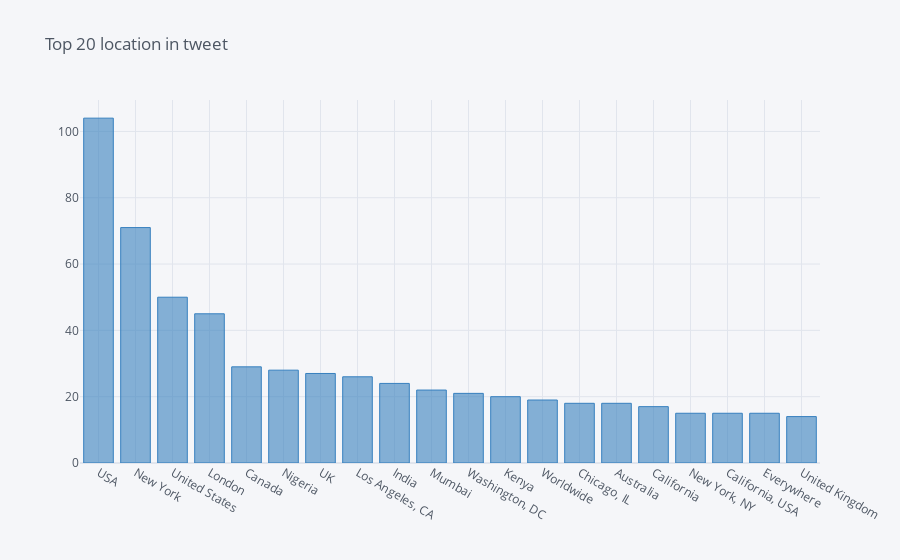

Source (notebook cell):
### Code cell
train.location.value_counts()[:20].iplot(kind='bar', title='Top 20 location in tweet', color='blue')  # Check the top 15 locations

### Figure 1 — Plotly figure (JSON) as saved in the notebook; plotly's stock layout.template omitted (floating-point values rounded to 4 significant figures)
{"data": [{"marker": {"color": "rgba(55, 128, 191, 0.6)", "line": {"color": "rgba(55, 128, 191, 1.0)", "width": 1}}, "name": "location", "orientation": "v", "text": "", "type": "bar", "x": ["USA", "New York", "United States", "London", "Canada", "Nigeria", "UK", "Los Angeles, CA", "India", "Mumbai", "Washington, DC", "Kenya", "Worldwide", "Chicago, IL", "Australia", "California", "New York, NY", "California, USA", "Everywhere", "United Kingdom"], "y": [104, 71, 50, 45, 29, 28, 27, 26, 24, 22, 21, 20, 19, 18, 18, 17, 15, 15, 15, 14]}], "layout": {"legend": {"bgcolor": "#F5F6F9", "font": {"color": "#4D5663"}}, "paper_bgcolor": "#F5F6F9", "plot_bgcolor": "#F5F6F9", "title": {"font": {"color": "#4D5663"}, "text": "Top 20 location in tweet"}, "xaxis": {"gridcolor": "#E1E5ED", "showgrid": true, "tickfont": {"color": "#4D5663"}, "title": {"font": {"color": "#4D5663"}, "text": ""}, "zerolinecolor": "#E1E5ED"}, "yaxis": {"gridcolor": "#E1E5ED", "showgrid": true, "tickfont": {"color": "#4D5663"}, "title": {"font": {"color": "#4D5663"}, "text": ""}, "zerolinecolor": "#E1E5ED"}}}
